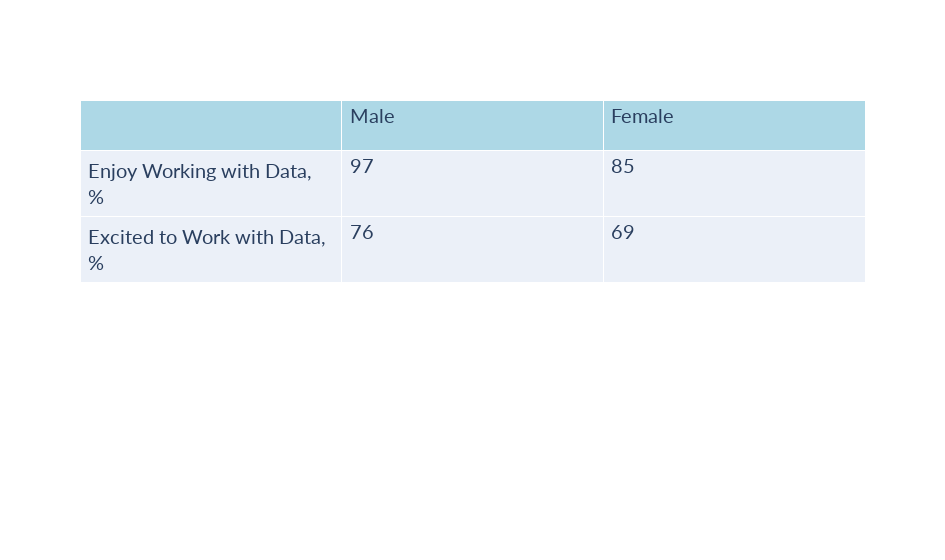

Notebook code cell kept with this figure:
### Markdown cell above
#### Displaying the data in a Table

### Code cell
color1 = 'white'
color2 = 'lightgrey'
header_color = "lightblue"
genders = ["Male", "Female"]
enj = [proportion_males_enj, proportion_females_enj]
exc = [proportion_males_exc, proportion_females_exc]
row_head = ["Enjoy Working with Data, %", "Excited to Work with Data, %"]
fig = go.Figure(data=[go.Table( 
    header=dict(values=["","Male", "Female"], 
                fill_color=header_color,
                height = 50,
                align="left",
                font=dict(family="Lato", size=20)), 
    cells=dict(values=[row_head, enj, exc],
               align="left", 
               height = 50, 
               font=dict(family="Lato", size=20), 
               format=None, formatsrc=None,
               fill_color = None
              ))]) 
fig.update_layout(width=945)
fig.show()

### Figure 1 — Plotly figure (JSON) as saved in the notebook; plotly's stock layout.template omitted (floating-point values rounded to 4 significant figures)
{"data": [{"cells": {"align": "left", "font": {"family": "Lato", "size": 20}, "height": 50, "values": [["Enjoy Working with Data, %", "Excited to Work with Data, %"], [97, 76], [85, 69]]}, "header": {"align": "left", "fill": {"color": "lightblue"}, "font": {"family": "Lato", "size": 20}, "height": 50, "values": ["", "Male", "Female"]}, "type": "table"}], "layout": {"width": 945}}
